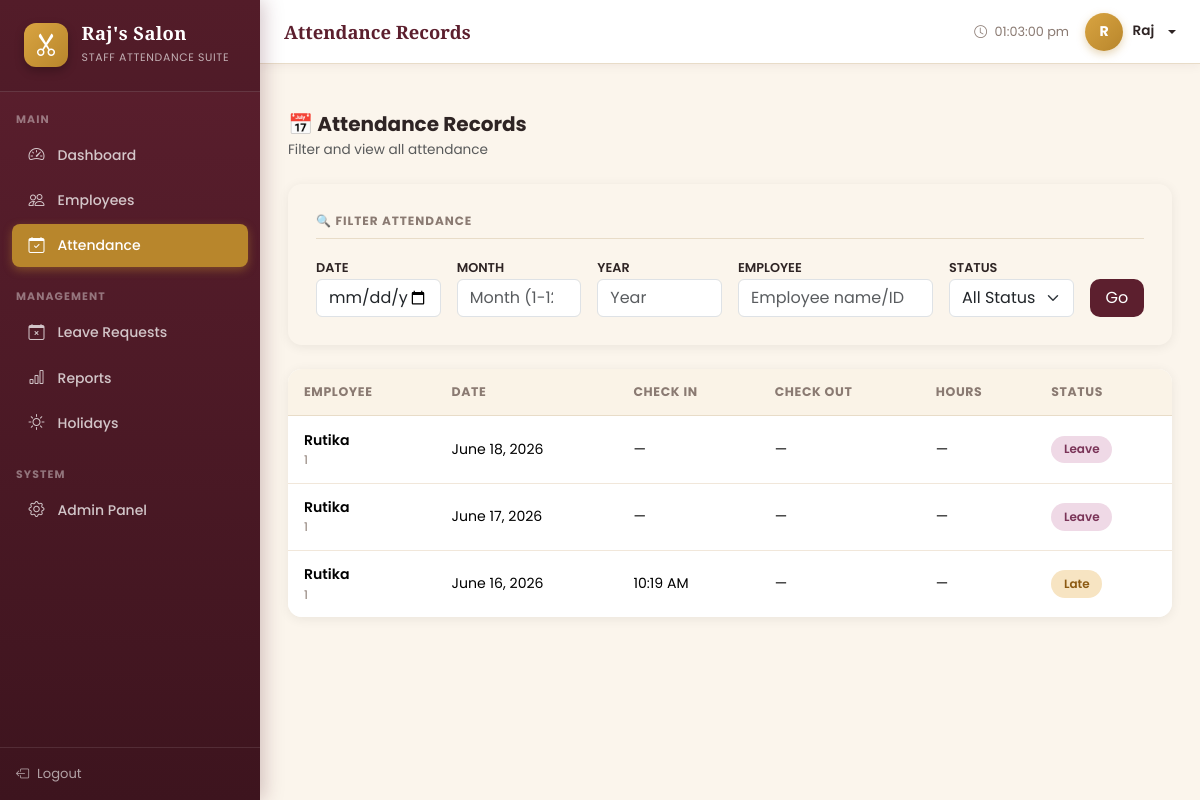
Page /attendance/ (signed in) on the committed database.
### attendance/models.py (models this page shows, shortened)
class Attendance(models.Model):
    STATUS_CHOICES = [
        ('Present', 'Present'),
        ('Absent', 'Absent'),
        ('Late', 'Late'),
        ('Half Day', 'Half Day'),
        ('Leave', 'Leave'),
    ]
    employee    = models.ForeignKey(Employee, on_delete=models.CASCADE, related_name='attendances')
    date        = models.DateField(default=timezone.now)
    check_in    = models.TimeField(null=True, blank=True)
    check_out   = models.TimeField(null=True, blank=True)
    total_hours = models.DecimalField(max_digits=5, decimal_places=2, default=0)
    status      = models.CharField(max_length=10, choices=STATUS_CHOICES, default='Absent')
    notes       = models.TextField(blank=True)
    class Meta:
        unique_together = ['employee', 'date']
        ordering = ['-date']

class Employee(models.Model):
    GENDER_CHOICES = [('Male', 'Male'), ('Female', 'Female'), ('Other', 'Other')]
    STATUS_CHOICES = [('Active', 'Active'), ('Inactive', 'Inactive')]
    user          = models.OneToOneField(User, on_delete=models.CASCADE, related_name='employee', null=True, blank=True)
    employee_id   = models.CharField(max_length=20, unique=True)
    full_name     = models.CharField(max_length=200)
    email         = models.EmailField(unique=True)
    phone         = models.CharField(max_length=15)
    gender        = models.CharField(max_length=10, choices=GENDER_CHOICES)
    salary        = models.DecimalField(max_digits=10, decimal_places=2, default=0)
    address       = models.TextField(blank=True)
    status        = models.CharField(max_length=10, choices=STATUS_CHOICES, default='Active')
    profile_photo = models.ImageField(upload_to='profile_photos/', blank=True, null=True)
    date_joined   = models.DateField(default=timezone.now)
    class Meta:
        ordering = ['employee_id']

### attendance/views.py (the view, shortened to what this page needs)
# urls.py: path('attendance/',          views.attendance_list, name='attendance_list'),
@login_required
def attendance_list(request):
    form     = AttendanceFilterForm(request.GET)
    queryset = Attendance.objects.select_related('employee').all()
    if form.is_valid():
        if form.cleaned_data.get('date'):
            queryset = queryset.filter(date=form.cleaned_data['date'])
        if form.cleaned_data.get('month'):
            queryset = queryset.filter(date__month=form.cleaned_data['month'])
        if form.cleaned_data.get('year'):
            queryset = queryset.filter(date__year=form.cleaned_data['year'])
        if form.cleaned_data.get('employee'):
            q = form.cleaned_data['employee']
            queryset = queryset.filter(
                Q(employee__full_name__icontains=q) | Q(employee__employee_id__icontains=q)
            )
        if form.cleaned_data.get('status'):
            queryset = queryset.filter(status=form.cleaned_data['status'])
    queryset  = queryset.order_by('-date')
    paginator = Paginator(queryset, 20)
    records   = paginator.get_page(request.GET.get('page'))
    return render(request, 'attendance/attendance_list.html', {'records': records, 'form': form})

### attendance/forms.py
class AttendanceFilterForm(forms.Form):
    date     = forms.DateField(required=False, widget=forms.DateInput(attrs={'class': 'form-control', 'type': 'date'}))
    month    = forms.IntegerField(required=False, min_value=1, max_value=12,
                                  widget=forms.NumberInput(attrs={'class': 'form-control', 'placeholder': 'Month (1-12)'}))
    year     = forms.IntegerField(required=False, widget=forms.NumberInput(attrs={'class': 'form-control', 'placeholder': 'Year'}))
    employee = forms.CharField(required=False, widget=forms.TextInput(attrs={'class': 'form-control', 'placeholder': 'Employee name/ID'}))
    status   = forms.ChoiceField(required=False, choices=[('', 'All Status')] + Attendance.STATUS_CHOICES,
                                  widget=forms.Select(attrs={'class': 'form-select'}))

### attendance/views.py (called while the page is built)
def is_admin(user):
    return user.is_staff or user.is_superuser

### attendance/templates/attendance/attendance_list.html (shortened to what this page needs)
{% extends 'base.html' %}
{% block page_title %}Attendance Records{% endblock %}
{% block content %}
<div class="d-flex align-items-center justify-content-between mb-4">
  <div>
    <h5 class="fw-bold mb-1">📅 Attendance Records</h5>
    <p class="text-muted mb-0" style="font-size:.85rem">Filter and view all attendance</p>
  </div>
</div>
<div class="form-card mb-4">
  <div class="section-header">🔍 Filter Attendance</div>
  <form method="GET">
    <div class="row g-3">
      <div class="col-md-2">
        <label style="font-size:.8rem;font-weight:600">DATE</label>
        {{ form.date }}
      </div>
      <div class="col-md-2">
        <label style="font-size:.8rem;font-weight:600">MONTH</label>
        {{ form.month }}
      </div>
      <div class="col-md-2">
        <label style="font-size:.8rem;font-weight:600">YEAR</label>
        {{ form.year }}
      </div>
      <div class="col-md-3">
        <label style="font-size:.8rem;font-weight:600">EMPLOYEE</label>
        {{ form.employee }}
      </div>
      <div class="col-md-2">
        <label style="font-size:.8rem;font-weight:600">STATUS</label>
        {{ form.status }}
      </div>
      <div class="col-md-1 d-flex align-items-end">
        <button type="submit" class="btn w-100" style="background:#5C1F2E;color:#fff;border-radius:10px">Go</button>
      </div>
    </div>
  </form>
</div>
<div class="table-card card">
  <div class="card-body p-0">
    <table class="table table-hover mb-0">
      <thead><tr><th>Employee</th><th>Date</th><th>Check In</th><th>Check Out</th><th>Hours</th><th>Status</th></tr></thead>
      <tbody>
        {% for att in records %}
        <tr>
          <td>
            <div style="font-weight:600;font-size:.88rem">{{ att.employee.full_name }}</div>
            <div style="font-size:.75rem;color:#8A7A72">{{ att.employee.employee_id }}</div>
          </td>
          <td style="font-size:.88rem">{{ att.date }}</td>
          <td>{{ att.check_in|time:"h:i A"|default:"—" }}</td>
          <td>{{ att.check_out|time:"h:i A"|default:"—" }}</td>
          <td>{{ att.total_hours|default:"—" }}</td>
          <td><span class="status-badge badge-{{ att.status|lower|cut:' ' }}">{{ att.status }}</span></td>
        </tr>
        {% empty %}
        <tr><td colspan="6" class="text-center text-muted py-5">No attendance records found.</td></tr>
        {% endfor %}
      </tbody>
    </table>
  </div>
</div>
{% endblock %}

### templates/base.html (shortened to what this page needs)
<!DOCTYPE html>
<html lang="en">
<head>
<link href="https://cdn.jsdelivr.net/npm/bootstrap@5.3.2/dist/css/bootstrap.min.css" rel="stylesheet"/>
<link href="https://cdn.jsdelivr.net/npm/bootstrap-icons@1.11.3/font/bootstrap-icons.css" rel="stylesheet"/>
</head>
<body>
<div class="sidebar" id="sidebar">
  <div class="sidebar-brand">
    <span class="logo"><i class="bi bi-scissors"></i></span>
    <div class="brand-text">
      <h6>Raj's Salon</h6>
      <small>Staff Attendance Suite</small>
    </div>
  </div>
  {% if user.is_authenticated %}
  {% if user.is_staff or user.is_superuser %}
  <div class="sidebar-section mt-2">Main</div>
  <ul class="sidebar-nav">
    <li><a href="{% url 'dashboard' %}" class="{% if request.resolver_match.url_name == 'dashboard' %}active{% endif %}"><i class="bi bi-speedometer2"></i> Dashboard</a></li>
    <li><a href="{% url 'employee_list' %}" class="{% if 'employee' in request.resolver_match.url_name %}active{% endif %}"><i class="bi bi-people"></i> Employees</a></li>
    <li><a href="{% url 'attendance_list' %}" class="{% if 'attendance' in request.resolver_match.url_name %}active{% endif %}"><i class="bi bi-calendar-check"></i> Attendance</a></li>
  </ul>
  <div class="sidebar-section mt-2">Management</div>
  <ul class="sidebar-nav">
    <li><a href="{% url 'leave_list' %}" class="{% if 'leave' in request.resolver_match.url_name %}active{% endif %}"><i class="bi bi-calendar-x"></i> Leave Requests</a></li>
    <li><a href="{% url 'reports' %}" class="{% if request.resolver_match.url_name == 'reports' %}active{% endif %}"><i class="bi bi-bar-chart"></i> Reports</a></li>
    <li><a href="{% url 'holiday_list' %}" class="{% if 'holiday' in request.resolver_match.url_name %}active{% endif %}"><i class="bi bi-sun"></i> Holidays</a></li>
  </ul>
  <div class="sidebar-section mt-2">System</div>
  <ul class="sidebar-nav">
    <li><a href="/admin/" target="_blank"><i class="bi bi-gear"></i> Admin Panel</a></li>
  </ul>
  {% endif %}
  <div class="sidebar-footer">
    <a href="{% url 'logout' %}"><i class="bi bi-box-arrow-left"></i> Logout</a>
  </div>
  {% endif %}
</div>
{% if user.is_authenticated %}
<div class="topbar">
  <div class="topbar-left">
    <span class="topbar-title">{% block page_title %}Dashboard{% endblock %}</span>
  </div>
  <div class="topbar-right">
    <span style="font-size:.8rem;color:#8A7A72">
      <i class="bi bi-clock me-1"></i>
      <span id="live-time"></span>
    </span>
    <div class="dropdown">
      <div class="topbar-user dropdown-toggle" data-bs-toggle="dropdown">
        <div class="topbar-avatar">{{ user.username|first|upper }}</div>
        <span style="font-size:.85rem;font-weight:600">{{ user.get_full_name|default:user.username }}</span>
      </div>
    </div>
  </div>
</div>
{% endif %}
<div class="{% if user.is_authenticated %}main-wrap{% else %}container-fluid{% endif %}">
  {% block content %}{% endblock %}
</div>
</body>
</html>

### rows in the picture
Attendance: employee.full_name "Rutika", employee.employee_id "1", date "June 18, 2026", check_in "—", check_out "—", total_hours "—", status "Leave"
Attendance: employee.full_name "Rutika", employee.employee_id "1", date "June 17, 2026", check_in "—", check_out "—", total_hours "—", status "Leave"
Attendance: employee.full_name "Rutika", employee.employee_id "1", date "June 16, 2026", check_in "10:19 AM", check_out "—", total_hours "—", status "Late"

### other values in the picture
{{ user.username|first|upper }} "R"
{{ user.get_full_name|default:user.username }} "Raj"
